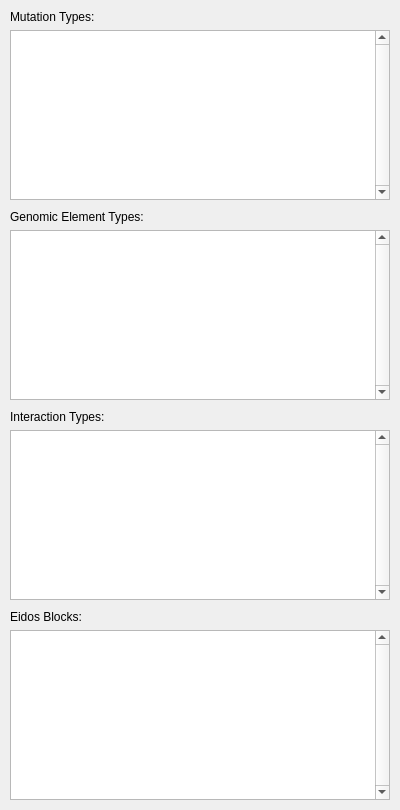
<?xml version="1.0" encoding="UTF-8"?>
<ui version="4.0">
 <class>QtSLiMTablesDrawer</class>
 <widget class="QWidget" name="QtSLiMTablesDrawer">
  <property name="geometry">
   <rect>
    <x>0</x>
    <y>0</y>
    <width>400</width>
    <height>810</height>
   </rect>
  </property>
  <property name="minimumSize">
   <size>
    <width>270</width>
    <height>400</height>
   </size>
  </property>
  <property name="maximumSize">
   <size>
    <width>500</width>
    <height>16777215</height>
   </size>
  </property>
  <property name="windowTitle">
   <string>Object Tables</string>
  </property>
  <layout class="QVBoxLayout" name="verticalLayout">
   <property name="leftMargin">
    <number>10</number>
   </property>
   <property name="topMargin">
    <number>10</number>
   </property>
   <property name="rightMargin">
    <number>10</number>
   </property>
   <property name="bottomMargin">
    <number>10</number>
   </property>
   <item>
    <widget class="QLabel" name="mutationTypeLabel">
     <property name="text">
      <string>Mutation Types:</string>
     </property>
    </widget>
   </item>
   <item>
    <widget class="QTableView" name="mutationTypeTable">
     <property name="focusPolicy">
      <enum>Qt::NoFocus</enum>
     </property>
     <property name="verticalScrollBarPolicy">
      <enum>Qt::ScrollBarAlwaysOn</enum>
     </property>
     <property name="editTriggers">
      <set>QAbstractItemView::NoEditTriggers</set>
     </property>
     <property name="tabKeyNavigation">
      <bool>false</bool>
     </property>
     <property name="showDropIndicator" stdset="0">
      <bool>false</bool>
     </property>
     <property name="selectionMode">
      <enum>QAbstractItemView::NoSelection</enum>
     </property>
     <property name="showGrid">
      <bool>false</bool>
     </property>
     <property name="wordWrap">
      <bool>false</bool>
     </property>
     <property name="cornerButtonEnabled">
      <bool>false</bool>
     </property>
     <attribute name="verticalHeaderVisible">
      <bool>false</bool>
     </attribute>
    </widget>
   </item>
   <item>
    <spacer name="verticalSpacer">
     <property name="orientation">
      <enum>Qt::Vertical</enum>
     </property>
     <property name="sizeType">
      <enum>QSizePolicy::Fixed</enum>
     </property>
     <property name="sizeHint" stdset="0">
      <size>
       <width>20</width>
       <height>4</height>
      </size>
     </property>
    </spacer>
   </item>
   <item>
    <widget class="QLabel" name="genomicElementTypeLabel">
     <property name="text">
      <string>Genomic Element Types:</string>
     </property>
    </widget>
   </item>
   <item>
    <widget class="QTableView" name="genomicElementTypeTable">
     <property name="focusPolicy">
      <enum>Qt::NoFocus</enum>
     </property>
     <property name="verticalScrollBarPolicy">
      <enum>Qt::ScrollBarAlwaysOn</enum>
     </property>
     <property name="editTriggers">
      <set>QAbstractItemView::NoEditTriggers</set>
     </property>
     <property name="tabKeyNavigation">
      <bool>false</bool>
     </property>
     <property name="showDropIndicator" stdset="0">
      <bool>false</bool>
     </property>
     <property name="selectionMode">
      <enum>QAbstractItemView::NoSelection</enum>
     </property>
     <property name="showGrid">
      <bool>false</bool>
     </property>
     <property name="wordWrap">
      <bool>false</bool>
     </property>
     <property name="cornerButtonEnabled">
      <bool>false</bool>
     </property>
     <attribute name="verticalHeaderVisible">
      <bool>false</bool>
     </attribute>
    </widget>
   </item>
   <item>
    <spacer name="verticalSpacer_2">
     <property name="orientation">
      <enum>Qt::Vertical</enum>
     </property>
     <property name="sizeType">
      <enum>QSizePolicy::Fixed</enum>
     </property>
     <property name="sizeHint" stdset="0">
      <size>
       <width>20</width>
       <height>4</height>
      </size>
     </property>
    </spacer>
   </item>
   <item>
    <widget class="QLabel" name="interactionTypeLabel">
     <property name="text">
      <string>Interaction Types:</string>
     </property>
    </widget>
   </item>
   <item>
    <widget class="QTableView" name="interactionTypeTable">
     <property name="focusPolicy">
      <enum>Qt::NoFocus</enum>
     </property>
     <property name="verticalScrollBarPolicy">
      <enum>Qt::ScrollBarAlwaysOn</enum>
     </property>
     <property name="editTriggers">
      <set>QAbstractItemView::NoEditTriggers</set>
     </property>
     <property name="tabKeyNavigation">
      <bool>false</bool>
     </property>
     <property name="showDropIndicator" stdset="0">
      <bool>false</bool>
     </property>
     <property name="selectionMode">
      <enum>QAbstractItemView::NoSelection</enum>
     </property>
     <property name="showGrid">
      <bool>false</bool>
     </property>
     <property name="wordWrap">
      <bool>false</bool>
     </property>
     <property name="cornerButtonEnabled">
      <bool>false</bool>
     </property>
     <attribute name="verticalHeaderVisible">
      <bool>false</bool>
     </attribute>
    </widget>
   </item>
   <item>
    <spacer name="verticalSpacer_3">
     <property name="orientation">
      <enum>Qt::Vertical</enum>
     </property>
     <property name="sizeType">
      <enum>QSizePolicy::Fixed</enum>
     </property>
     <property name="sizeHint" stdset="0">
      <size>
       <width>20</width>
       <height>4</height>
      </size>
     </property>
    </spacer>
   </item>
   <item>
    <widget class="QLabel" name="eidosBlockLabel">
     <property name="text">
      <string>Eidos Blocks:</string>
     </property>
    </widget>
   </item>
   <item>
    <widget class="QTableView" name="eidosBlockTable">
     <property name="focusPolicy">
      <enum>Qt::NoFocus</enum>
     </property>
     <property name="verticalScrollBarPolicy">
      <enum>Qt::ScrollBarAlwaysOn</enum>
     </property>
     <property name="editTriggers">
      <set>QAbstractItemView::NoEditTriggers</set>
     </property>
     <property name="tabKeyNavigation">
      <bool>false</bool>
     </property>
     <property name="showDropIndicator" stdset="0">
      <bool>false</bool>
     </property>
     <property name="selectionMode">
      <enum>QAbstractItemView::NoSelection</enum>
     </property>
     <property name="showGrid">
      <bool>false</bool>
     </property>
     <property name="wordWrap">
      <bool>false</bool>
     </property>
     <property name="cornerButtonEnabled">
      <bool>false</bool>
     </property>
     <attribute name="verticalHeaderVisible">
      <bool>false</bool>
     </attribute>
    </widget>
   </item>
  </layout>
 </widget>
 <resources/>
 <connections/>
</ui>
